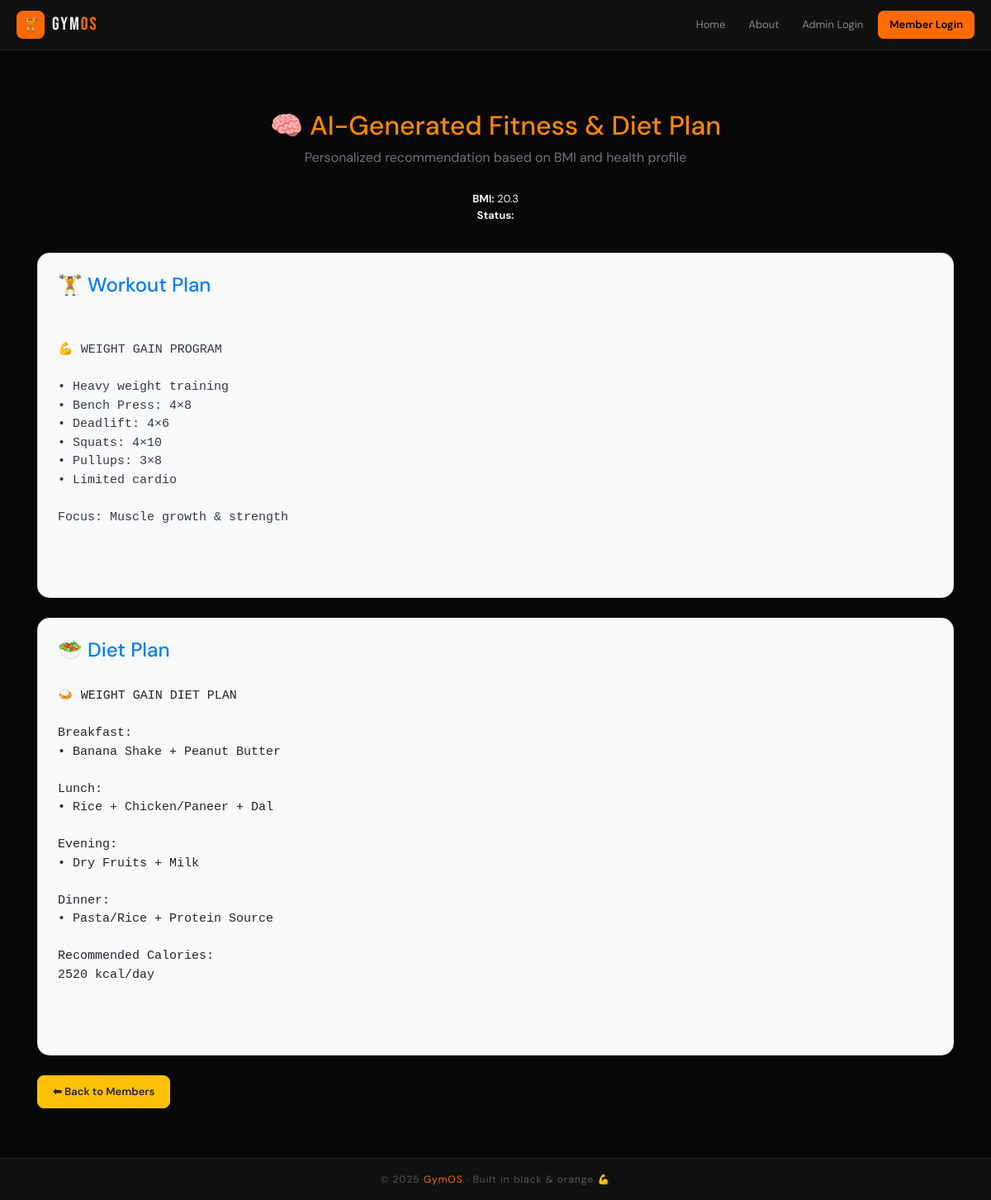
The page /generate_ai_plan/1/ on the database its author committed.
### djangogym1/models.py (models this page shows, shortened)
class Member(models.Model):
    user = models.ForeignKey(User, on_delete=models.CASCADE)
    member_user = models.OneToOneField(
        User, on_delete=models.CASCADE, null=True, blank=True, related_name='member_profile'
    )
    name = models.CharField(max_length=100)
    contact = models.CharField(max_length=15)
    email = models.EmailField()
    age = models.IntegerField(null=True, blank=True)
    gender = models.CharField(max_length=10, null=True, blank=True)
    status = models.CharField(max_length=10, default="Active")
    joining_date = models.DateField(default=timezone.now)
    expiry_date = models.DateField(default=timezone.now)
    plan = models.ForeignKey(Plan, on_delete=models.SET_NULL, null=True, blank=True)
    initial_amount = models.IntegerField(default=0)
    height = models.FloatField(blank=True, null=True)
    weight = models.FloatField(blank=True, null=True)
    goal_weight = models.FloatField(blank=True, null=True)
    activity_level = models.CharField(max_length=20, default="moderate")
    health_issue = models.TextField(blank=True, null=True)
    ai_diet_plan = models.TextField(blank=True, null=True)
    ai_workout_plan = models.TextField(blank=True, null=True)
    profile_image = models.ImageField(upload_to='member_profiles/', null=True, blank=True)
    first_login = models.BooleanField(default=True)
    ROLE_CHOICES = (
    ("ADMIN", "Admin"),
    ("TRAINER", "Trainer"),
    ("MEMBER", "Member"),
)
    role = models.CharField(max_length=10, choices=ROLE_CHOICES, default="MEMBER")
    fitness_goal = models.CharField(max_length=100, blank=True, null=True)
    diet_type = models.CharField(max_length=100, blank=True, null=True)

### djangogym1/views.py (the view, shortened to what this page needs)
# urls.py: path('generate_ai_plan/<int:pid>/', views.generate_ai_plan, name='generate_ai_plan'),
def generate_ai_plan(request, pid):
    member = get_object_or_404(Member, id=pid)
    age = int(member.age or 20)
    weight = float(member.weight or 60)
    height = float(member.height or 170)
    goal_weight = float(member.goal_weight or weight)
    bmi = round(weight / ((height / 100) ** 2), 1)
    goal = ""
    if goal_weight < weight:
        goal = "weight_loss"
    elif goal_weight > weight:
        goal = "weight_gain"
    else:
        goal = "muscle_build"
    if goal == "weight_loss":
        workout = f"""
🏃 FAT LOSS PROGRAM

• 20 min treadmill daily
• HIIT workout 4 days/week
• Full body training
• Plank: 3 sets
• Squats: 4×15
• Pushups: 3×12
• Cycling: 15 min

Calories Burn Goal: 400-500/day
"""
        diet = f"""
🥗 FAT LOSS DIET PLAN

Breakfast:
• Oats + Milk
• 2 Boiled Eggs

Lunch:
• 2 Roti + Dal + Salad

Evening:
• Green Tea + Fruits

Dinner:
• Grilled Paneer/Chicken + Vegetables

Recommended Calories:
{1800 + age} kcal/day
"""
    elif goal == "weight_gain":
        workout = f"""
💪 WEIGHT GAIN PROGRAM

• Heavy weight training
• Bench Press: 4×8
• Deadlift: 4×6
• Squats: 4×10
• Pullups: 3×8
• Limited cardio

Focus: Muscle growth & strength
"""
        diet = f"""
🍛 WEIGHT GAIN DIET PLAN

Breakfast:
• Banana Shake + Peanut Butter

Lunch:
• Rice + Chicken/Paneer + Dal

Evening:
• Dry Fruits + Milk

Dinner:
• Pasta/Rice + Protein Source

Recommended Calories:
{2500 + age} kcal/day
"""
    member.ai_workout_plan = workout
    member.ai_diet_plan = diet
    member.save()
    return render(request, 'show_ai_plan.html', {
        'member': member,
        'bmi': bmi
    })

### djangogym1/context_processors.py (called while the page is built)
def pending_count(request):
    if request.user.is_authenticated and request.user.is_superuser:
        count = AdminProfile.objects.filter(is_approved=False).count()
        return {'pending_count': count}
    return {'pending_count': 0}

### djangogym1/templates/show_ai_plan.html
{% extends 'navigationbar.html' %}
{% block body %}
<div class="container mt-5">
 <h2 class="text-center fw-bold" style="color:#ff8800;">
  🧠 AI-Generated Fitness & Diet Plan
</h2>
<p class="text-center text-muted">
  Personalized recommendation based on BMI and health profile
</p>
  <div class="alert alert-{{ bmi_class }} text-center mt-3">
    <strong>BMI:</strong> {{ bmi }} <br>
    <strong>Status:</strong> {{ bmi_status }}
  </div>
<div class="card bg-light text-dark p-4 mt-4" style="border-radius: 15px; box-shadow: 0 2px 8px rgba(0,0,0,0.2);">
  <h4 class="text-primary">🏋️ Workout Plan</h4>
  <p style="white-space: pre-wrap; font-family: monospace; font-size: 15px;">
    {{ member.ai_workout_plan }}
  </p>
</div>
  <div class="card bg-light text-dark p-4 mt-4" style="border-radius: 15px; box-shadow: 0 2px 8px rgba(0,0,0,0.2);">
    <h4 class="text-primary">🥗 Diet Plan</h4>
    <pre style="white-space: pre-wrap; font-size: 15px;">
{{ member.ai_diet_plan }}
    </pre>
  </div>
  <a href="{% url 'view_member' %}" class="btn btn-warning mt-4">
    ⬅ Back to Members
  </a>
</div>
{% endblock %}

### rows shown on the page
Member: ai_workout_plan "💪 WEIGHT GAIN PROGRAM • Heavy weight training • Bench Press: 4×8 • Deadlift: 4×6 • Squats: 4×10 • Pullups: 3×8 • Limited cardio Focus: Muscle growth & strength", ai_diet_plan "🍛 WEIGHT GAIN DIET PLAN Breakfast: • Banana Shake + Peanut Butter Lunch: • Rice + Chicken/Paneer + Dal Evening: • Dry Fruits + Milk Dinner: • Pasta/Rice + Protein Source Recommended Calories: 2520 kcal/day"

### other values the page prints
{{ bmi }} "20.3"
